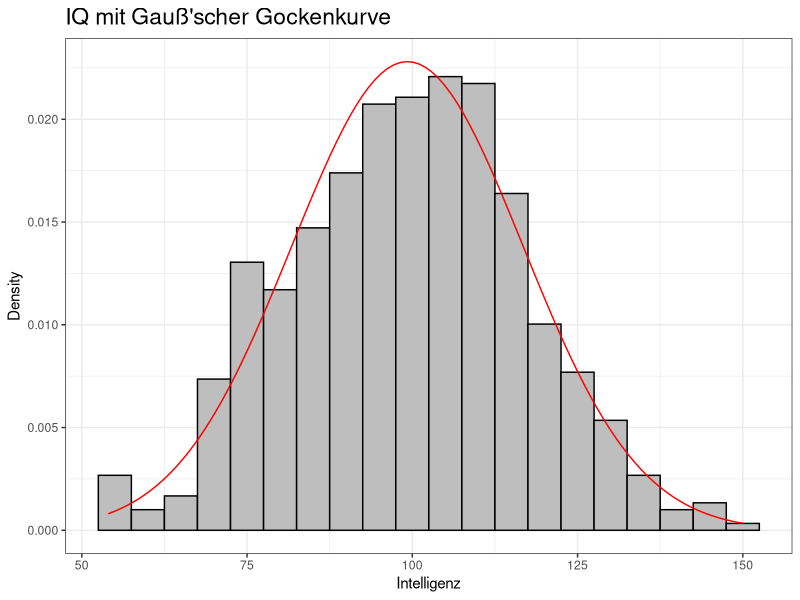
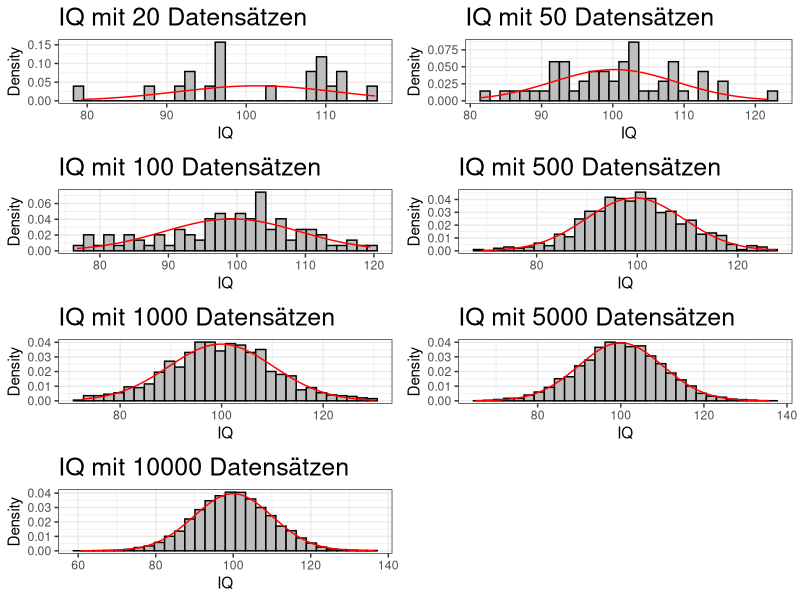
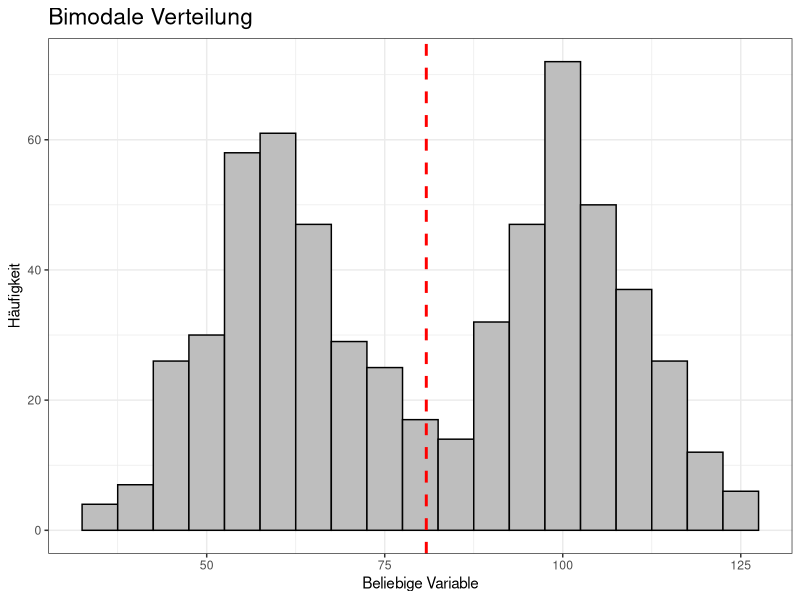
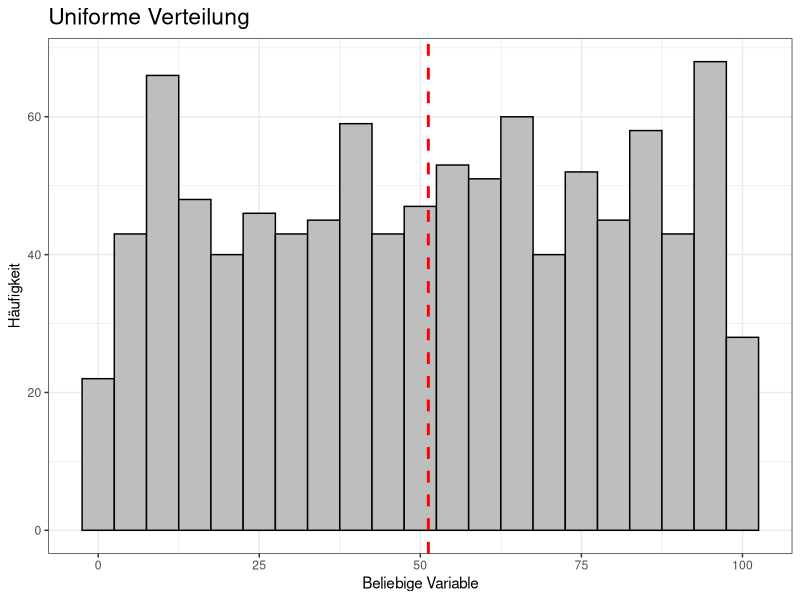

These charts were generated, in order, by the following R code: (Note: this script raises an error after producing the figures.)
##################################################################
#
# 02_Univariate deskriptive Statistik 1
# Kapitel 5.4
#
# Albert-Ludwigs-Universität Freiburg
# Institut für Erziehungswissenschaft
# SS 2014
# Studienfach: Bildungswissenschaft und Bildungsmanagement (B.A.)
# Seminar: Statistik I
# 09.04.2014
#
###################################################################

# Lade Bibliotheken
library(ggplot2)
library(gridExtra)


# ************* 5.4 Formen von Häufigkeitsverteilungen ********************

# Intelligenzdaten
iq <- c(54, sample(55:69, 21, replace=T), sample(70:84, 100, replace=T), sample(85:99, 174, replace=T), sample(100:114, 192, replace=T), sample(115:129, 92, replace=T), sample(130:144, 16, replace=T), 146, 150)
# Der folgende Vector erzeugt ähnliche Werte wie sie in Kapitel 5.3.3 (S. 66) dargestellt werden
iqStudie <- as.data.frame(iq) # Konvertiere Vector in dataframe
colnames(iqStudie) <- c("IQ") # Gebe der einzigen Spalte den Namen IQ

# Histogram der Intelligenzdaten mit einer Gauß'schen Glockenkurve
histIQGaus <- ggplot(iqStudie, aes(x=IQ)) +  geom_histogram(aes(y = ..density..), binwidth=5, colour="black", fill="grey") + stat_function(fun = dnorm, args = with(iqStudie, c(mean = mean(IQ), sd = sd(IQ))), colour="red") + labs(title="IQ mit Gauß'scher Gockenkurve", x="Intelligenz", y="Density")  + theme_bw() + theme(plot.title = element_text(size = rel(1.5))) # erstelle Histogram der Intelligenzdaten mit Gauß'scher Normalverteilung
histIQGaus

# Histogram normalverteilter Daten
iq20 <- data.frame(IQ = rnorm(20, mean=100, sd=10)) # normalverteilte Daten mit 20 Datensätzen
iq50 <- data.frame(IQ = rnorm(50, mean=100, sd=10)) # normalverteilte Daten mit 50 Datensätzen
iq100 <- data.frame(IQ = rnorm(100, mean=100, sd=10)) # normalverteilte Daten mit 100 Datensätzen
iq500 <- data.frame(IQ = rnorm(500, mean=100, sd=10)) # normalverteilte Daten mit 500 Datensätzen
iq1000 <- data.frame(IQ = rnorm(1000, mean=100, sd=10)) # normalverteilte Daten mit 1000 Datensätzen
iq5000 <- data.frame(IQ = rnorm(5000, mean=100, sd=10)) # normalverteilte Daten mit 5000 Datensätzen
iq10000 <- data.frame(IQ = rnorm(10000, mean=100, sd=10)) # normalverteilte Daten mit 10000 Datensätzen

histIQ20 <- ggplot(iq20, aes(x=IQ)) + geom_histogram(aes(y = ..density..), bindwidth=5, colour="black", fill="grey") + stat_function(fun = dnorm, args = with(iq20, c(mean=mean(IQ), sd=sd(IQ))), colour="red") + labs(title="IQ mit 20 Datensätzen", x="IQ", y="Density") + theme_bw() + theme(plot.title=element_text(size=18))

histIQ50 <- ggplot(iq50, aes(x=IQ)) + geom_histogram(aes(y = ..density..), bindwidth=5, colour="black", fill="grey") + stat_function(fun = dnorm, args = with(iq50, c(mean=mean(IQ), sd=sd(IQ))), colour="red") + labs(title="IQ mit 50 Datensätzen", x="IQ", y="Density") + theme_bw() + theme(plot.title=element_text(size=18))

histIQ100 <- ggplot(iq100, aes(x=IQ)) + geom_histogram(aes(y = ..density..), bindwidth=5, colour="black", fill="grey") + stat_function(fun = dnorm, args = with(iq100, c(mean=mean(IQ), sd=sd(IQ))), colour="red") + labs(title="IQ mit 100 Datensätzen", x="IQ", y="Density") + theme_bw() + theme(plot.title=element_text(size=18))

histIQ500 <- ggplot(iq500, aes(x=IQ)) + geom_histogram(aes(y = ..density..), bindwidth=5, colour="black", fill="grey") + stat_function(fun = dnorm, args = with(iq500, c(mean=mean(IQ), sd=sd(IQ))), colour="red") + labs(title="IQ mit 500 Datensätzen", x="IQ", y="Density") + theme_bw() + theme(plot.title=element_text(size=18))

histIQ1000 <- ggplot(iq1000, aes(x=IQ)) + geom_histogram(aes(y = ..density..), bindwidth=5, colour="black", fill="grey") + stat_function(fun = dnorm, args = with(iq1000, c(mean=mean(IQ), sd=sd(IQ))), colour="red") + labs(title="IQ mit 1000 Datensätzen", x="IQ", y="Density") + theme_bw() + theme(plot.title=element_text(size=18))

histIQ5000 <- ggplot(iq5000, aes(x=IQ)) + geom_histogram(aes(y = ..density..), bindwidth=5, colour="black", fill="grey") + stat_function(fun = dnorm, args = with(iq5000, c(mean=mean(IQ), sd=sd(IQ))), colour="red") + labs(title="IQ mit 5000 Datensätzen", x="IQ", y="Density") + theme_bw() + theme(plot.title=element_text(size=18))

histIQ10000 <- ggplot(iq10000, aes(x=IQ)) + geom_histogram(aes(y = ..density..), bindwidth=5, colour="black", fill="grey") + stat_function(fun = dnorm, args = with(iq5000, c(mean=mean(IQ), sd=sd(IQ))), colour="red") + labs(title="IQ mit 10000 Datensätzen", x="IQ", y="Density") + theme_bw() + theme(plot.title=element_text(size=18))

grid.arrange(histIQ20, histIQ50, histIQ100, histIQ500, histIQ1000, histIQ5000, histIQ10000, ncol=2)


# ****************** 5.4.2 Gipfel von Verteilungen *********************************

# Erzeuge bimodale Verteilung
vector1 <- rnorm(300, mean=100, sd=10) # Vector mit normalverteilten Daten erstellen. Mittelwert = 20, SD = 3
vector2 <- rnorm(300, mean=60, sd=10) # Vector mit normalverteilten Daten erstellen. Mittelwert = 10, SD = 3
vector3 <- c(vector1, vector2) # Kombiniere beide Populationen zu einem Vector
bimodal <- data.frame(Pop2 = vector3) # Erzeuge dataframe 
# Bimodales Histogramm mit Mittelwert
histBimodal <- ggplot(bimodal, aes(Pop2)) + geom_histogram(binwidth=5, colour="black", fill="grey") + geom_vline(aes(xintercept=mean(Pop2)), color="red", linetype="dashed", size=1) + theme_bw() + labs(title="Bimodale Verteilung", x="Beliebige Variable", y="Häufigkeit") + theme(plot.title=element_text(size = rel(1.5)))
histBimodal

# Erzeuge uniforme Verteilung
uniform <- data.frame(x=runif(1000, min=0, max=100)) # Erzeuge uniforme Verteilung
# Uniformes Histogramm mit Mittelwert
histUniform <- ggplot(uniform, aes(x)) + geom_histogram(binwidth=5, colour="black", fill="grey") + geom_vline(aes(xintercept=mean(x)), color="red", linetype="dashed", size=1) + theme_bw() + labs(title="Uniforme Verteilung", x="Beliebige Variable", y="Häufigkeit") + theme(plot.title=element_text(size = rel(1.5)))
histUniform


# *************************** 5.4.3 Schiefe von Verteilungen ***************************

# Histogram der Bewertungen der Filme der Seite imdb.com mit Mittelwert und Median
histMovies <- ggplot(movies, aes(rating)) + geom_histogram(binwidth=.3, colour="black", fill="grey") + geom_vline(aes(xintercept=mean(rating)), linetype="dashed", size=1, colour="red") + geom_vline(aes(xintercept=median(rating)), linetype="dashed", size=1, colour="blue") + geom_text(aes(mean(rating) - .4, 5200, label="Mean")) + geom_text(aes(median(rating) + .5, 5200, label="Median")) + theme_bw() + labs(title="Filmratings von imdb.com", x="Rating", y="Häufigkeit") + theme(plot.title=element_text(size=18))
histMovies

# Beispiel einer rechtschiefen Verteilung
skewedLeft <- data.frame(x = rbeta(10000, 5, 2))
skewedRight <- data.frame(x = rbeta(10000, 2, 5))

histLeft <- ggplot(skewedLeft, aes(x)) + geom_histogram(binwidth=.05, colour="black", fill="grey") + geom_vline(aes(xintercept=mean(x)), linetype="dashed", size=1, colour="red") + geom_vline(aes(xintercept=median(x)), linetype="dashed", size=1, colour="blue") + theme_bw() + labs(title="Linksschiefe Verteilung", x="x", y="Häufigkeit") + theme(plot.title=element_text(size=18))
histLeft

# Beispiel einer linksschiefen Verteilung
histRight <- ggplot(skewedRight, aes(x)) + geom_histogram(binwidth=.05, colour="black", fill="grey") + geom_vline(aes(xintercept=mean(x)), linetype="dashed", size=1, colour="red") + geom_vline(aes(xintercept=median(x)), linetype="dashed", size=1, colour="blue") + theme_bw() + labs(title="Rechtschiefe Verteilung", x="x", y="Häufigkeit") + theme(plot.title=element_text(size=18))
histRight


# ***************** 5.5 Darstellung der empirischen Verteilungsfunktion **********************

# Empirische Verteilungsfunktion
empVIQ <- ggplot(iqStudie, aes(IQ)) + stat_ecdf(colour="blue") + theme_bw() + labs(title="Empirische Verteilungsfunktion des IQs", x="IQ", y="Density") + theme(plot.title=element_text(size=18))
empVIQ


# ********************** Weitere Informationen ***********************************
# http://www.mathsisfun.com/data/skewness.html